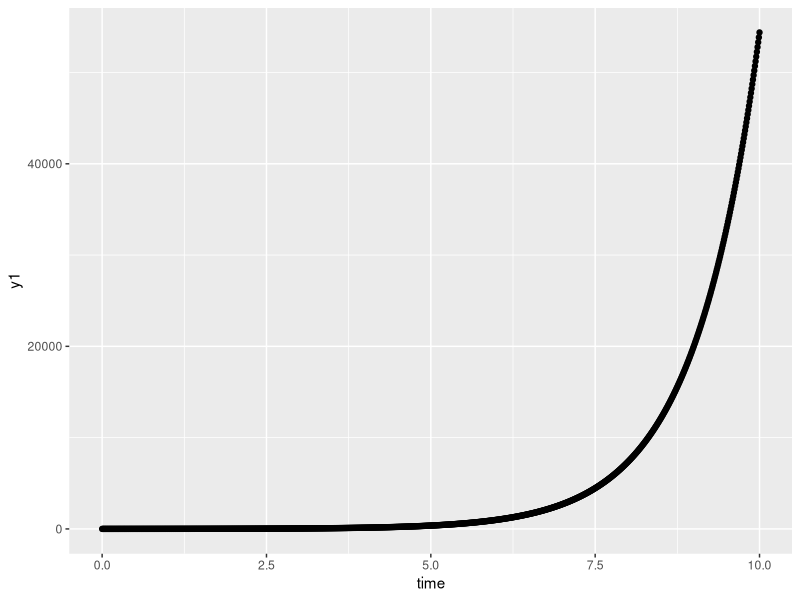
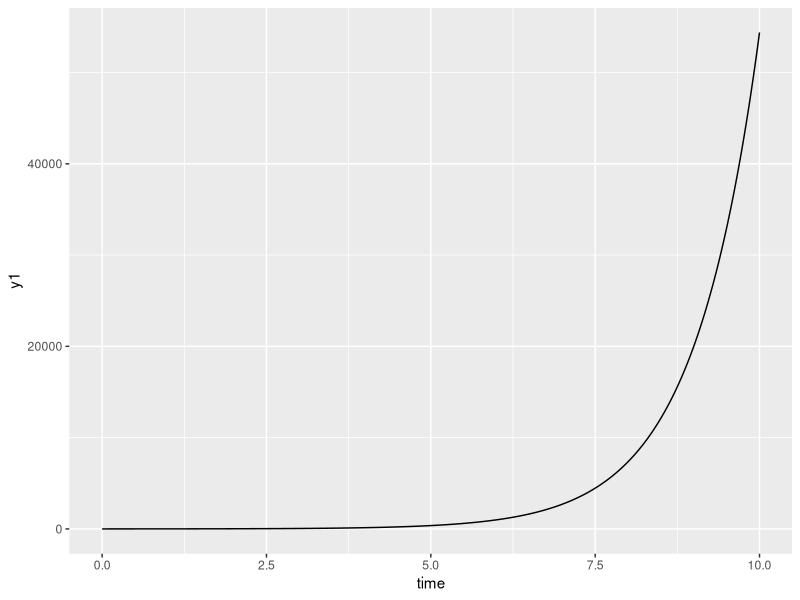

Write R code to recreate these figures, in order.
library("deSolve")
library("ggplot2")

y_start <- c(y1=1, y2=4)
y_start

de_sys <- function(t,y,param) {
  answer <- list(c(y[2],y[1]+cos(y[2])))
  return(answer)
}

t <- seq(0,10, by=0.01)
head(t)

solution <- ode(y=y_start, times=t, func=de_sys)
head(solution)

sol_df <- data.frame(solution)
qplot(data=sol_df, time, y1)
qplot(data=sol_df, time, y1, 
      geom="line")
